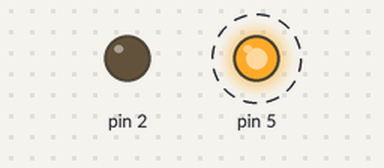
Simulated run of this sketch. Board: Arduino Uno, built with avr-gcc and run on an emulated ATmega328P. On the bench: output pins drawn as LEDs (lit = HIGH). Dashed ring = blinking.

Above: at 0.15 s.
Timing chart, 0 to 3.0 s (numbered marks = the images above):
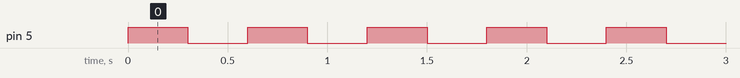

Measured:
- by itself, pin 5: alternates HIGH for 0.30 s and LOW for 0.30 s

The sketch:

buzzer.ino
```cpp
void setup() {
  // put your setup code here, to run once:
pinMode(2, OUTPUT);
pinMode(5,OUTPUT);
digitalWrite(2,LOW);
digitalWrite(5,LOW);
}

void loop() {
  // put your main code here, to run repeatedly:

digitalWrite(5,HIGH);
delay(300);
digitalWrite(5,LOW);
delay(300);
}
```
